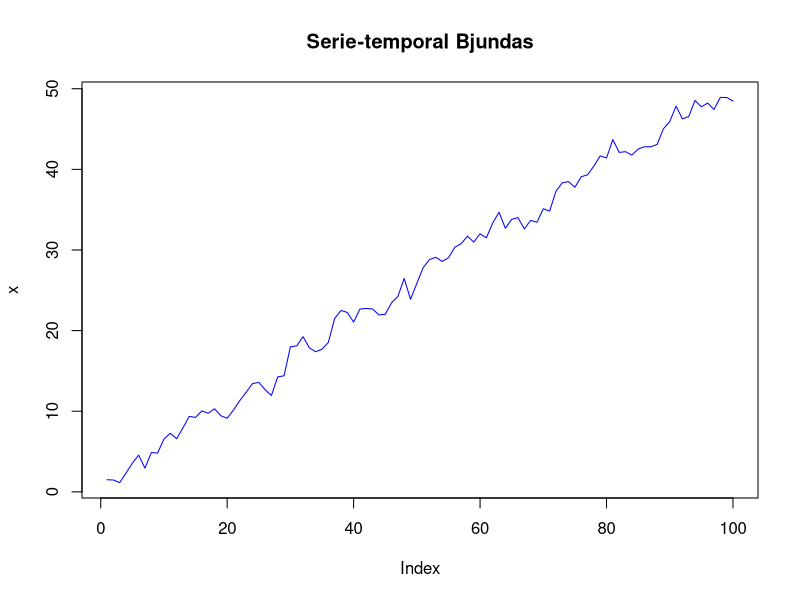
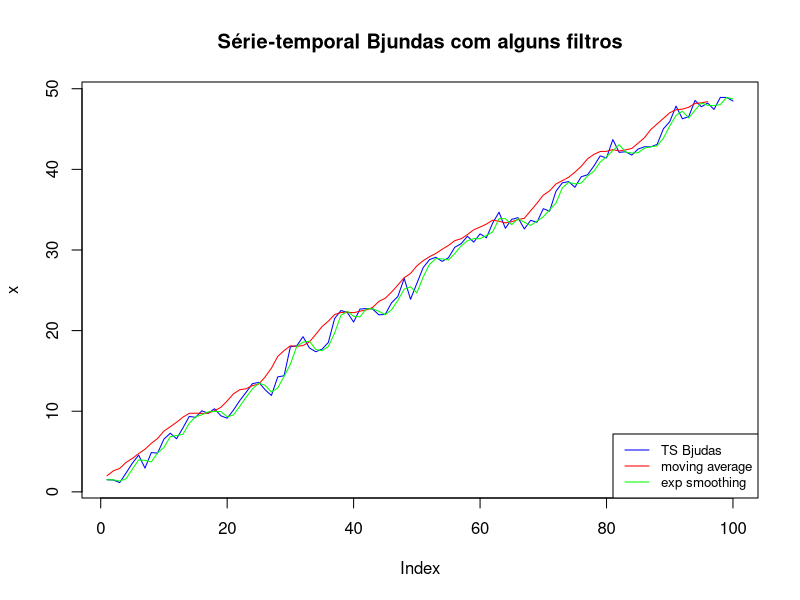

Reproduce these figures in R, in order.
## ---- chunk 1

#rm(list=ls(TRUE))

set.seed(2015)

N <- 100 # quantidade de valores gerados

vari <- 1 # atribuindo variância do erro aleatório "a"
aver <- 0 # atribuindo média do erro aleatório "a"


# declarando vetores de cada componente da série temporal

z   <- rep(0,N) # componente estocástica
a   <- rep(0,N) # erro aletório gerado por uma dist. normal
tre <- rep(0,N) # tendencia 
x   <- rep(0,N) # valor fake da série 


trend <- function(j){
# Coeficientes tendencia dada pelo polinômio trend = alpha0 + alpha1*t + alpha2*(t^2)
  alpha0 <- 1
	alpha1 <- 0.5
	alpha2 <- 0

	aux <- alpha0 + alpha1*j + alpha2*(j^2)
	return(aux)
}

#trend[1] <- alpha0 + alpha1*1 + alpha2*(1^2)

# atribuindo valor à primeira posição de x

a[1]   <- rnorm(1,0,1)

z[1]   <- 0

tre[1] <- trend(1)

x[1]   <- trend(1) + z[1]

#Gerando a série temporal

for(i in 2:N){
	a[i]   <- rnorm(1,aver,vari) 
	z[i]   <- 0.5*z[i-1] + a[i]
	tre[i] <- trend(i)
	x[i]   <- tre[i] + z[i]
	#cat(i,"\n")	
}


## ---- chunk 2
plot(x,main="Serie-temporal Bjundas",type="l",col="blue",lwd=1,lty=1)
## ---- chunk 3
maf <- function(t,j) {
  if(j>length(t)) return("jumento, o tamanho da média móvel nao pode ser maior que o tamanho da série")
  size <- length(t)-2*j # tamanho da nova série
	p <-j # atribuindo para nao dar problema
	aux <- rep(0,size) # criando vetor da série filtrada
	for(k in 1:size){ # gerando a série filtrada
		o <- 1
		aux[k] <- t[k+p] # atribuindo valor central
		while(o <= j){
			aux[k] <- aux[k]+t[k+p-o] + t[k+p+o] #atribuindo valores com mesma distância
			o <- o+1
		}
		aux[k] <- aux[k]/(2*j+1) # dividindo pela quantidade de valores na média móvel
	}
	return(aux) # retornando a série filtrada
}


## ---- chunk 4


exps <- function(t,a){
  if(a<0 || a>1) return("Para de ser burro vc errou o segundo parametro da função")
  size <- length(t) # tamanho do vetor de retorno
  aux <- rep(0,size) # criando o vetor de retorno
  aux[1] <- t[1] # atribuindo o primeiro passo
  for(i in 2:size){ # calculando a suavização exponencial
    aux[i] <- a*t[i] + (1-a)*t[i-1]
  }
  return(aux) # retornando o vetor com a suavização esponencial
}


## ---- chunk 5

tsma <- maf(x,2) # chamando a função que calcula as médias móveis

tsexp <- exps(x,0.4) # chamando a função que a suavização exponencial

plot(x,type="l",main="Série-temporal Bjundas com alguns filtros",col="blue",lwd=1,lty=1)

points(tsma,type="l",col="red",lwd=1,lty=1)
points(tsexp,type="l",col="green",lwd=1,lty=1)

legend("bottomright", legend=c("TS Bjudas", "moving average","exp smoothing"),col=c("Blue", "red","green"), lty=1, cex=0.8)


